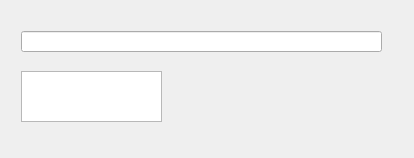
<?xml version="1.0" encoding="UTF-8"?>
<ui version="4.0">
 <class>Form</class>
 <widget class="QWidget" name="Form">
  <property name="geometry">
   <rect>
    <x>0</x>
    <y>0</y>
    <width>414</width>
    <height>158</height>
   </rect>
  </property>
  <property name="windowTitle">
   <string>Chat App</string>
  </property>
  <layout class="QVBoxLayout" name="verticalLayout">
   <item>
    <widget class="QWidget" name="widget" native="true">
     <property name="autoFillBackground">
      <bool>true</bool>
     </property>
     <widget class="QLineEdit" name="lineEdit">
      <property name="geometry">
       <rect>
        <x>10</x>
        <y>20</y>
        <width>361</width>
        <height>21</height>
       </rect>
      </property>
     </widget>
     <widget class="QTextBrowser" name="textBrowser">
      <property name="geometry">
       <rect>
        <x>10</x>
        <y>60</y>
        <width>141</width>
        <height>51</height>
       </rect>
      </property>
     </widget>
    </widget>
   </item>
  </layout>
 </widget>
 <resources/>
 <connections/>
</ui>
